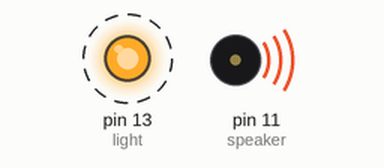
This sketch was run on a simulated Arduino Uno, built with avr-gcc and run on an emulated ATmega328P. Parts: output pins drawn as LEDs (lit = HIGH), buzzer (waves = sounding). Dashed ring = blinking.

Above: at 0.1 s.
Timing chart, 0 to 3.0 s (numbered marks = the images above):
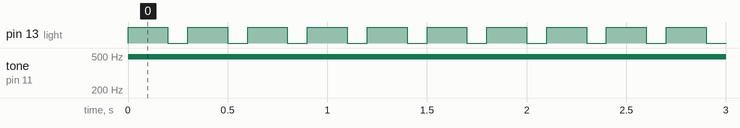

The sketch:

piezo.ino
```cpp
int speaker = 11;
int light = 13;
void setup() {
  // put your setup code here, to run once:
  pinMode (speaker, OUTPUT);
  pinMode (light, OUTPUT);

}

void loop() {
  // put your main code here, to run repeatedly:

  analogWrite (speaker, 3830);
  digitalWrite (light, HIGH);
  delay (200);
  analogWrite (speaker, 0);
  digitalWrite (light, LOW);
  delay (100);

}
```

Measured:
- by itself, pin 13 (light): alternates HIGH for 0.20 s and LOW for 0.10 s
- by itself, tone on pin 11 (speaker): silent → 490 Hz at 0.00 s
